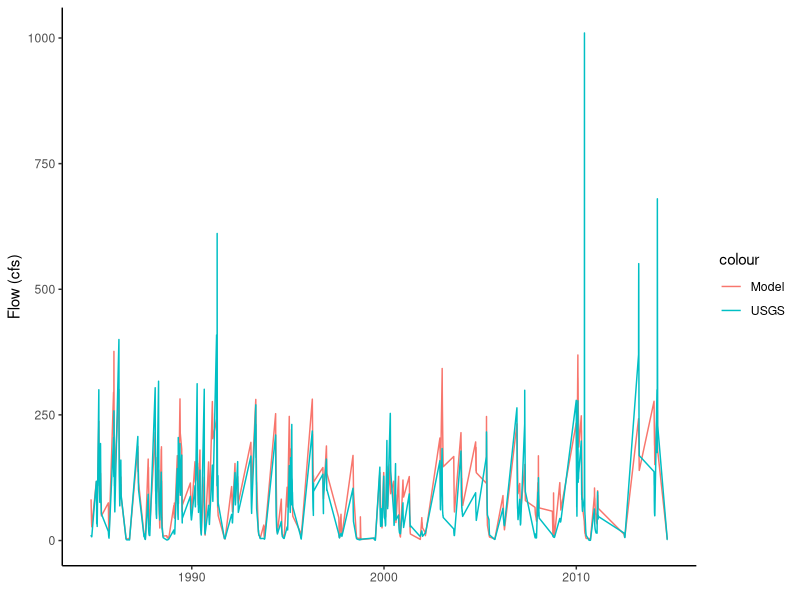
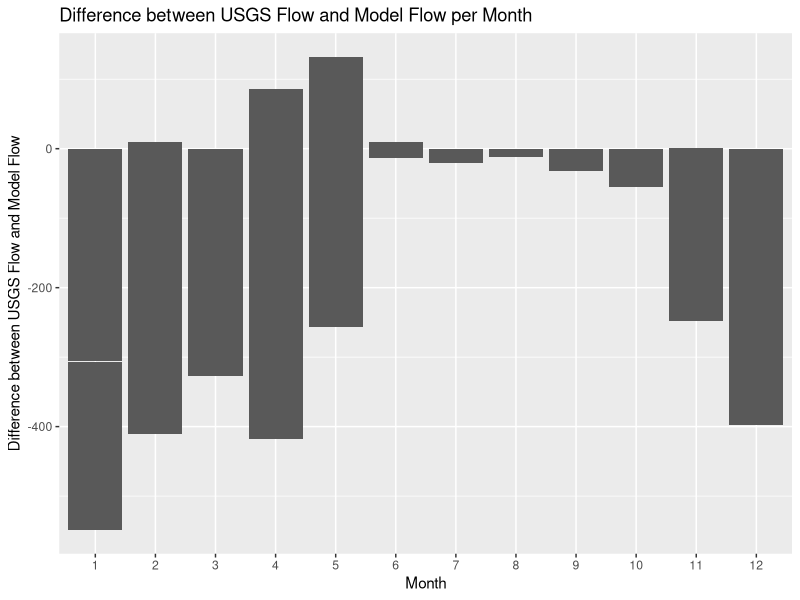
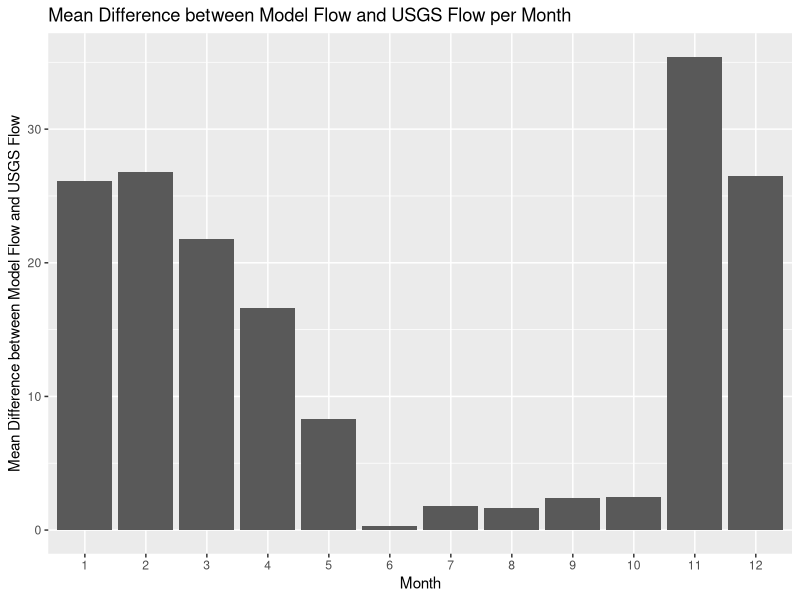

Here is the R script that generated these plots, in order:
# Explore low flows with Cootes model data and USGS data

library(tidyverse)

# load in the csv files
Cootes_model_events <- read_csv("bf_model_events_01632000.csv")
Cootes_usgs_events <- read_csv("cootes_store_usgs_flow.csv")

# combine the two datasets by data so both start after 1984
joined_events <- Cootes_model_events %>%
  inner_join(Cootes_usgs_events, by = "Date") %>%
  select (Date = Date,
          Flow_model = Flow.x,
          Flow_usgs = Flow.y)

# Plot the hydrograph of the Model and the gage data
ggplot(joined_events, aes(x = Date, y = Flow_model, col = "Model")) +
  geom_line() +
  geom_line(aes(y = Flow_usgs, col = "USGS")) +
  theme_classic() +
  labs(x = element_blank(),
       y = "Flow (cfs)")

# create a new column for the 10th percentile flow
# calculate the 10th percentile flow
# month() pulls the month from the Date
joined_events_10p <- joined_events %>%
  mutate(month = month(Date)) %>%
  group_by(month) %>%
  summarize(usgs_10p = quantile(Flow_usgs, probs = 0.1),
            model_10p = quantile(Flow_model, probs = 0.1))

# keep all USGS values that are below the 10th percentile
joined_events <- joined_events %>%
  mutate(month = month(Date)) %>%
  left_join(joined_events_10p, by = "month", multiple = "all") %>%
  filter(Flow_usgs < usgs_10p)

# Calculate the mean difference between model and usgs data
joined_events <- joined_events %>%
  mutate(Difference = Flow_usgs - Flow_model) 

# Calculate the mean difference between model and usgs data
joined_events_diff <- joined_events %>%
  mutate(Difference = Flow_model - Flow_usgs) %>%
  group_by(month) %>%
  summarize(mean_difference = mean(Difference))

# plot of difference between model and usgs data per month
ggplot(joined_events, aes(x = as.factor(month), y = Difference)) +
  geom_col() +
  labs(x = "Month",
       y = "Difference between USGS Flow and Model Flow",
       title = "Difference between USGS Flow and Model Flow per Month")

# column chart showing mean difference
ggplot(joined_events_diff, aes(x = as.factor(month), y = mean_difference)) +
  geom_col() +
  labs(x = "Month",
       y = "Mean Difference between Model Flow and USGS Flow",
       title = "Mean Difference between Model Flow and USGS Flow per Month")
# The model produced values that were considerably closer to the USGS values in 
# June through October than the other months 

# create a new column for the 15th percentile flow
# calculate the 15th percentile flow
events_15p <- joined_events %>%
  mutate(month = month(Date)) %>%
  group_by(month) %>%
  summarize(usgs_15p = quantile(Flow_usgs, probs = 0.15),
            model_15p = quantile(Flow_model, probs = 0.15))

# keep all USGS values that are below the 15th percentile
joined_events_15p <- joined_events %>%
  mutate(month = month(Date)) %>%
  left_join(events_15p, by = "month", multiple = "all") %>%
  filter(Flow_usgs < usgs_15p)
